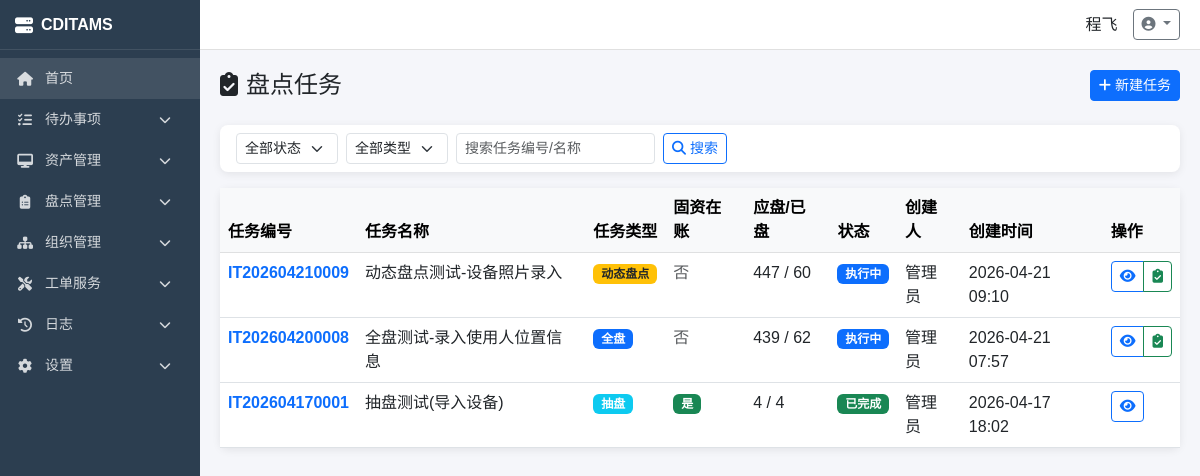
The app's page /inventory/tasks/ (signed in) with its own data.
### apps/settings/models.py (models this page shows, shortened)
class SystemConfig(models.Model):
    TYPE_CHOICES = [
        ('string', '字符串'),
        ('int', '整数'),
        ('boolean', '布尔值'),
        ('json', 'JSON'),
        ('select', '下拉选择'),
    ]
    GROUP_CHOICES = [
        ('basic', '基础设置'),
        ('security', '安全设置'),
        ('asset', '资产设置'),
        ('model', '模型设置'),
    ]
    config_key = models.CharField(max_length=64, unique=True, verbose_name='配置键')
    config_value = models.TextField(blank=True, verbose_name='配置值')
    value_type = models.CharField(max_length=16, choices=TYPE_CHOICES, default='string', verbose_name='值类型')
    config_group = models.CharField(max_length=32, choices=GROUP_CHOICES, default='basic', verbose_name='配置分组')
    description = models.CharField(max_length=256, blank=True, verbose_name='说明')
    options = models.TextField(blank=True, verbose_name='选项(JSON)')
    is_system = models.BooleanField(default=False, verbose_name='系统级配置')
    sort = models.IntegerField(default=0, verbose_name='排序')
    created_at = models.DateTimeField(auto_now_add=True, verbose_name='创建时间')
    updated_at = models.DateTimeField(auto_now=True, verbose_name='更新时间')
    class Meta:
        db_table = 'system_configs'
        verbose_name = '系统配置'
        verbose_name_plural = '系统配置'
        ordering = ['config_group', 'sort', 'id']

### apps/accounts/models.py (models this page shows, shortened)
class User(AbstractUser):
    GENDER_CHOICES = [('male', '男'), ('female', '女')]
    emp_no = models.CharField(max_length=32, unique=True, verbose_name='工号')
    realname = models.CharField(max_length=64, verbose_name='姓名')
    gender = models.CharField(max_length=10, choices=GENDER_CHOICES, blank=True, verbose_name='性别')
    email = models.EmailField(blank=True, verbose_name='邮箱')
    phone = models.CharField(max_length=20, blank=True, verbose_name='电话')
    department = models.ForeignKey(Department, on_delete=models.SET_NULL, null=True, blank=True, related_name='users', verbose_name='所属部门')
    role = models.ForeignKey('Role', on_delete=models.SET_NULL, null=True, blank=True, related_name='users', verbose_name='所属角色')
    avatar = models.ImageField(upload_to='avatars/', blank=True, verbose_name='头像')
    is_active = models.BooleanField(default=True, verbose_name='是否启用')
    created_at = models.DateTimeField(auto_now_add=True, verbose_name='创建时间')
    updated_at = models.DateTimeField(auto_now=True, verbose_name='更新时间')
    class Meta:
        db_table = 'users'
        verbose_name = '用户'
        verbose_name_plural = '用户'
        ordering = ['emp_no']

### apps/inventory/models.py (models this page shows, shortened)
class InventoryTask(models.Model):
    TASK_TYPES = [
        ('full', '全盘'),
        ('sample', '抽盘'),
        ('dynamic', '动态盘点'),
    ]
    STATUS_CHOICES = [
        ('pending', '待执行'),
        ('in_progress', '执行中'),
        ('completed', '已完成'),
    ]
    plan = models.ForeignKey(InventoryPlan, on_delete=models.SET_NULL, null=True, blank=True, related_name='tasks', verbose_name='盘点计划')
    task_no = models.CharField(max_length=32, unique=True, verbose_name='任务编号')
    name = models.CharField(max_length=128, blank=True, verbose_name='任务名称')
    task_type = models.CharField(max_length=20, choices=TASK_TYPES, default='full', verbose_name='任务类型')
    is_fixed_only = models.BooleanField(default=False, verbose_name='仅固资在账')
    location = models.ForeignKey(AssetLocation, on_delete=models.SET_NULL, null=True, blank=True, related_name='inventory_tasks', verbose_name='盘点位置')
    category = models.ForeignKey(AssetCategory, on_delete=models.SET_NULL, null=True, blank=True, related_name='inventory_tasks', verbose_name='盘点分类')
    device_count = models.IntegerField(default=0, verbose_name='应盘数量')
    checked_count = models.IntegerField(default=0, verbose_name='已盘数量')
    status = models.CharField(max_length=20, choices=STATUS_CHOICES, default='pending', verbose_name='状态')
    assignee = models.ForeignKey(settings.AUTH_USER_MODEL, on_delete=models.SET_NULL, null=True, blank=True, related_name='inventory_tasks', verbose_name='负责人')
    scheduled_start = models.DateTimeField(null=True, blank=True, verbose_name='计划开始时间')
    scheduled_end = models.DateTimeField(null=True, blank=True, verbose_name='计划结束时间')
    due_date = models.DateTimeField(null=True, blank=True, verbose_name='截止时间')
    completed_at = models.DateTimeField(null=True, blank=True, verbose_name='完成时间')
    created_by = models.ForeignKey(settings.AUTH_USER_MODEL, on_delete=models.SET_NULL, null=True, blank=True, related_name='created_tasks', verbose_name='创建人')
    remarks = models.TextField(blank=True, verbose_name='备注')
    created_at = models.DateTimeField(auto_now_add=True, verbose_name='创建时间')
    updated_at = models.DateTimeField(auto_now=True, verbose_name='更新时间')
    class Meta:
        db_table = 'inventory_tasks'
        verbose_name = '盘点任务'
        verbose_name_plural = '盘点任务'
        ordering = ['-created_at']

### apps/inventory/views.py (the view)
# urls.py: path('tasks/', views.task_list, name='inventory_task_list'),
@login_required
@permission_required('inventory_task')
def task_list(request):
    status = request.GET.get('status', '')
    task_type = request.GET.get('task_type', '')
    search = request.GET.get('search', '')
    tasks = InventoryTask.objects.select_related('created_by', 'assignee').all()
    if status:
        tasks = tasks.filter(status=status)
    if task_type:
        tasks = tasks.filter(task_type=task_type)
    if search:
        tasks = tasks.filter(
            Q(task_no__icontains=search) |
            Q(name__icontains=search)
        )
    return render(request, 'inventory/task_list.html', {
        'tasks': tasks,
        'status_filter': status,
        'task_type_filter': task_type,
        'search': search,
    })

### templates/inventory/task_list.html (shortened to what this page needs)
{% extends 'base.html' %}
{% block content %}
<div class="d-flex flex-column flex-md-row justify-content-between align-items-start align-items-md-center mb-4 gap-2">
    <h4 class="mb-0"><i class="fas fa-clipboard-check me-2"></i>盘点任务</h4>
    {% if 'inventory_task_create' in user_perm_set %}
    <a href="{% url 'inventory_task_create' %}" class="btn btn-primary btn-sm"><i class="fas fa-plus me-1"></i>新建任务</a>
    {% endif %}
</div>
<div class="card mb-3">
    <div class="card-body py-2">
        <form method="get" class="row g-2 align-items-center">
            <div class="col-auto">
                <select name="status" class="form-select form-select-sm">
                    <option value="">全部状态</option>
                </select>
            </div>
            <div class="col-auto">
                <select name="task_type" class="form-select form-select-sm">
                    <option value="">全部类型</option>
                </select>
            </div>
            <div class="col-auto">
                <input type="text" name="search" class="form-control form-control-sm" placeholder="搜索任务编号/名称" value="{{ search }}">
            </div>
            <div class="col-auto">
                <button type="submit" class="btn btn-sm btn-outline-primary"><i class="fas fa-search me-1"></i>搜索</button>
            </div>
        </form>
    </div>
</div>
<div class="card">
    <div class="card-body p-0">
        <div class="table-responsive task-table-container">
            <table class="table table-hover mb-0">
                <thead class="table-light">
                    <tr>
                        <th>任务编号</th>
                        <th>任务名称</th>
                        <th>任务类型</th>
                        <th>固资在账</th>
                        <th>应盘/已盘</th>
                        <th>状态</th>
                        <th>创建人</th>
                        <th>创建时间</th>
                        <th>操作</th>
                    </tr>
                </thead>
                <tbody>
                    {% for task in tasks %}
                    <tr>
                        <td><strong class="text-primary">{{ task.task_no }}</strong></td>
                        <td>{{ task.name|default:'-' }}</td>
                        <td>
                            {% if task.task_type == 'full' %}<span class="badge bg-primary">全盘</span>
                            {% elif task.task_type == 'sample' %}<span class="badge bg-info">抽盘</span>
                            {% else %}<span class="badge bg-warning text-dark">动态盘点</span>{% endif %}
                        </td>
                        <td>{% if task.is_fixed_only %}<span class="badge bg-success">是</span>{% else %}<span class="text-muted">否</span>{% endif %}</td>
                        <td>{{ task.device_count }} / {{ task.checked_count }}</td>
                        <td>
                            {% if task.status == 'pending' %}<span class="badge bg-secondary">待执行</span>
                            {% elif task.status == 'in_progress' %}<span class="badge bg-primary">执行中</span>
                            {% else %}<span class="badge bg-success">已完成</span>{% endif %}
                        </td>
                        <td>{{ task.created_by.realname|default:'-' }}</td>
                        <td>{{ task.created_at|date:"Y-m-d H:i" }}</td>
                        <td>
                            <div class="btn-group btn-group-sm">
                                <a href="{% url 'inventory_task_detail' task.id %}" class="btn btn-outline-primary" title="详情">
                                    <i class="fas fa-eye"></i>
                                </a>
                                {% if task.status != 'completed' %}
                                <a href="{% url 'inventory_task_execute' task.id %}" class="btn btn-outline-success" title="盘点">
                                    <i class="fas fa-clipboard-check"></i>
                                </a>
                                {% endif %}
                            </div>
                        </td>
                    </tr>
                    {% empty %}
                    <tr>
                        <td colspan="9" class="text-center text-muted py-4">暂无盘点任务</td>
                    </tr>
                    {% endfor %}
                </tbody>
            </table>
        </div>
    </div>
</div>
{% endblock %}

### templates/base.html (shortened to what this page needs)
<!DOCTYPE html>
<html lang="zh-CN">
<head>
    <link href="https://cdn.bootcdn.net/ajax/libs/bootstrap/5.3.0/css/bootstrap.min.css" rel="stylesheet">
    <link href="https://cdn.bootcdn.net/ajax/libs/font-awesome/6.4.0/css/all.min.css" rel="stylesheet">
</head>
<body>
    {% if user.is_authenticated %}
    <div class="sidebar" id="sidebar">
        <div class="logo">
            <i class="fas fa-server"></i>
            <span>{{ system_short_name|default:'CDITAMS' }}</span>
        </div>
        <nav class="mt-2">
            <a href="{% url 'dashboard' %}" class="nav-link {% if request.path == '/dashboard/' %}active{% endif %}" style="background: rgba(255,255,255,0.1);">
                <i class="fas fa-home"></i>
                <span>首页</span>
            </a>
            {% if user.is_superuser or 'todo_module' in user_perm_set %}
            <div class="nav-item">
                <a class="nav-link" href="javascript:void(0)" data-bs-toggle="collapse" data-bs-target="#todoMenu">
                    <i class="fas fa-tasks"></i>
                    <span>待办事项</span>
                    <i class="fas fa-chevron-down ms-auto"></i>
                </a>
            </div>
            {% endif %}
            {% if user.is_superuser or 'asset' in user_perm_set %}
            <div class="nav-item">
                <a class="nav-link" href="javascript:void(0)" data-bs-toggle="collapse" data-bs-target="#assetMenu">
                    <i class="fas fa-desktop"></i>
                    <span>资产管理</span>
                    <i class="fas fa-chevron-down ms-auto"></i>
                </a>
            </div>
            {% endif %}
            {% if user.is_superuser or 'inventory' in user_perm_set %}
            <div class="nav-item">
                <a class="nav-link" href="javascript:void(0)" data-bs-toggle="collapse" data-bs-target="#inventoryMenu">
                    <i class="fas fa-clipboard-list"></i>
                    <span>盘点管理</span>
                    <i class="fas fa-chevron-down ms-auto"></i>
                </a>
            </div>
            {% endif %}
            {% if user.is_superuser or 'organization' in user_perm_set %}
            <div class="nav-item">
                <a class="nav-link" href="javascript:void(0)" data-bs-toggle="collapse" data-bs-target="#orgMenu">
                    <i class="fas fa-sitemap"></i>
                    <span>组织管理</span>
                    <i class="fas fa-chevron-down ms-auto"></i>
                </a>
            </div>
            {% endif %}
            {% if user.is_superuser or 'workorder' in user_perm_set %}
            <div class="nav-item">
                <a class="nav-link" href="javascript:void(0)" data-bs-toggle="collapse" data-bs-target="#workOrderMenu">
                    <i class="fas fa-tools"></i>
                    <span>工单服务</span>
                    <i class="fas fa-chevron-down ms-auto"></i>
                </a>
            </div>
            {% endif %}
            {% if user.is_superuser or 'log' in user_perm_set %}
            <div class="nav-item">
                <a class="nav-link" href="javascript:void(0)" data-bs-toggle="collapse" data-bs-target="#logMenu">
                    <i class="fas fa-history"></i>
                    <span>日志</span>
                    <i class="fas fa-chevron-down ms-auto"></i>
                </a>
            </div>
            {% endif %}
            {% if user.is_superuser or 'settings' in user_perm_set %}
            <div class="nav-item">
                <a class="nav-link" href="javascript:void(0)" data-bs-toggle="collapse" data-bs-target="#settingMenu">
                    <i class="fas fa-cog"></i>
                    <span>设置</span>
                    <i class="fas fa-chevron-down ms-auto"></i>
                </a>
            </div>
            {% endif %}
        </nav>
    </div>
    <div class="main-content" id="mainContent">
        <header class="header">
            <div class="user-menu ms-auto">
                <span>{{ user.realname }}</span>
                <div class="dropdown">
                    <a class="btn btn-sm btn-outline-secondary dropdown-toggle" href="#" role="button" data-bs-toggle="dropdown">
                        <i class="fas fa-user-circle"></i>
                    </a>
                </div>
            </div>
        </header>
        <main class="content">
            {% block content %}{% endblock %}
        </main>
    </div>
    {% else %}
    <main class="content">
        {% block login_content %}{% endblock %}
    </main>
    {% endif %}
</body>
</html>

### records on screen
SystemConfig: config_value "CDITAMS"
User: realname "程飞"
InventoryTask: task_no "IT202604210009", name "动态盘点测试-设备照片录入", task_type "动态盘点", is_fixed_only "否", device_count "447", checked_count "60", status "执行中", created_by.realname "管理员", created_at "2026-04-21 09:10"
InventoryTask: task_no "IT202604200008", name "全盘测试-录入使用人位置信息", task_type "全盘", is_fixed_only "否", device_count "439", checked_count "62", status "执行中", created_by.realname "管理员", created_at "2026-04-21 07:57"
InventoryTask: task_no "IT202604170001", name "抽盘测试(导入设备)", task_type "抽盘", is_fixed_only "是", device_count "4", checked_count "4", status "已完成", created_by.realname "管理员", created_at "2026-04-17 18:02"
